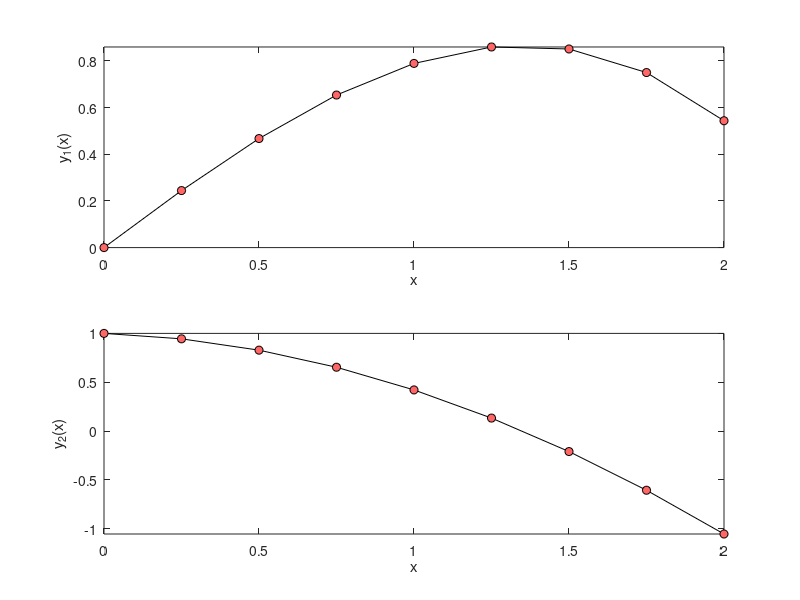

The MATLAB script that drew this image:
% Code 6-6 | Runge-Kutta Fehlberg/Merson Method
clc; clear; close all
f = @(x,Y) [Y(2); -0.1*Y(2)-x];           %ODE
Y = [0 1];                                %initial values
S = [0 2];                                %response span
h = 0.25;                                 %domain increment
type = 'Merson';
%Metod__________________________________________________________________
switch type
    case 'Felberg4'
        a2 = 1/4;   b21 = 1/4;
        a3 = 3/8;   b31 = 3/32;      b32 = 9/32;
        a4 = 12/13; b41 = 1932/2197; b42 = -7200/2197; b43 = 7296/2197;
        a5 = 1;     b51 = 439/216;   b52 = -8;         b53 = 3680/513;   b54 = -845/4104;
        a6 = 1/2;   b61 = -8/27;     b62 = 2;          b63 = -3544/2565; b64 = 1859/4104; b65 = -11/40;
        c1 = 16/135; c2 = 0; c3 = 6656/12825; c4 = 28561/56430; c5 = -9/50; c6 = 2/55;
    case 'Felberg5'
        a2 = 1/4;   b21 = 1/4;
        a3 = 3/8;   b31 = 3/32;      b32 = 9/32;
        a4 = 12/13; b41 = 1932/2197; b42 = -7200/2197; b43 = 7296/2197;
        a5 = 1;     b51 = 439/216;   b52 = -8;         b53 = 3680/513;   b54 = -845/4104;
        a6 = 1/2;   b61 = -8/27;     b62 = 2;          b63 = -3544/2565; b64 = 1859/4104; b65 = -11/40;
        c1 = 25/216; c2 = 0; c3 = 1408/2565; c4 = 2197/4104; c5 = -1/5; c6 = 0;
    case 'Merson'
        a2 = 1/3; b21 = 1/3;
        a3 = 1/3; b31 = 1/6; b32 = 1/6;
        a4 = 1/2; b41 = 1/8; b42 = 0;   b43 = 3/8;
        a5 = 1;   b51 = 1/2; b52 = 0;   b53 = -3/2; b54 = 2;
        a6 = 0;   b61 = 0;   b62 = 0;   b63 = 0;    b64 = 0;   b65 = 0;
        c1 = 1/6; c2 = 0; c3 = 0; c4 = 4/6; c5 = 1/6; c6 = 0;
end
x = S(1);
Y = Y(:);
i = 1;
xx = x; YY = Y;
while x < S(2)
    i = i+1;
    K1 = f(x,Y);
    K2 = f(x+a2*h,Y+b21*K1*h);
    K3 = f(x+a3*h,Y+(b31*K1+b32*K2)*h);
    K4 = f(x+a4*h,Y+(b41*K1+b42*K2+b43*K3)*h);
    K5 = f(x+a5*h,Y+(b51*K1+b52*K2+b53*K3+b54*K4)*h);
    K6 = f(x+a6*h,Y+(b61*K1+b62*K2+b63*K3+b64*K4+b65*K5)*h);
    Y = Y+(c1*K1+c2*K2+c3*K3+c4*K4+c5*K5+c6*K6)*h;
    x = x+h;
    xx(i) = x; YY(:,i) = Y;
end
%Illustration___________________________________________________________
m = numel(Y);
div = ['---------' repmat('------------',[1,m]),'\n'];
fprintf('        x'); fprintf('       y%d(x)',1:m);    fprintf(['\n',div]);
fprintf(['%9.3g',repmat('%12.5g',[1,m]),'\n'],[xx;YY]);fprintf(div);
for i = 1:m
    subplot(m,1,i)
    plot(xx,YY(i,:),'linestyle','-','Color','k',...
        'Marker','o','MarkerFaceColor',[1 0.4 0.4],...
        'displayname','f^0(x)'); hold on
    xlabel('x'); ylabel(['y_' num2str(i) '(x)']); axis tight;
end
